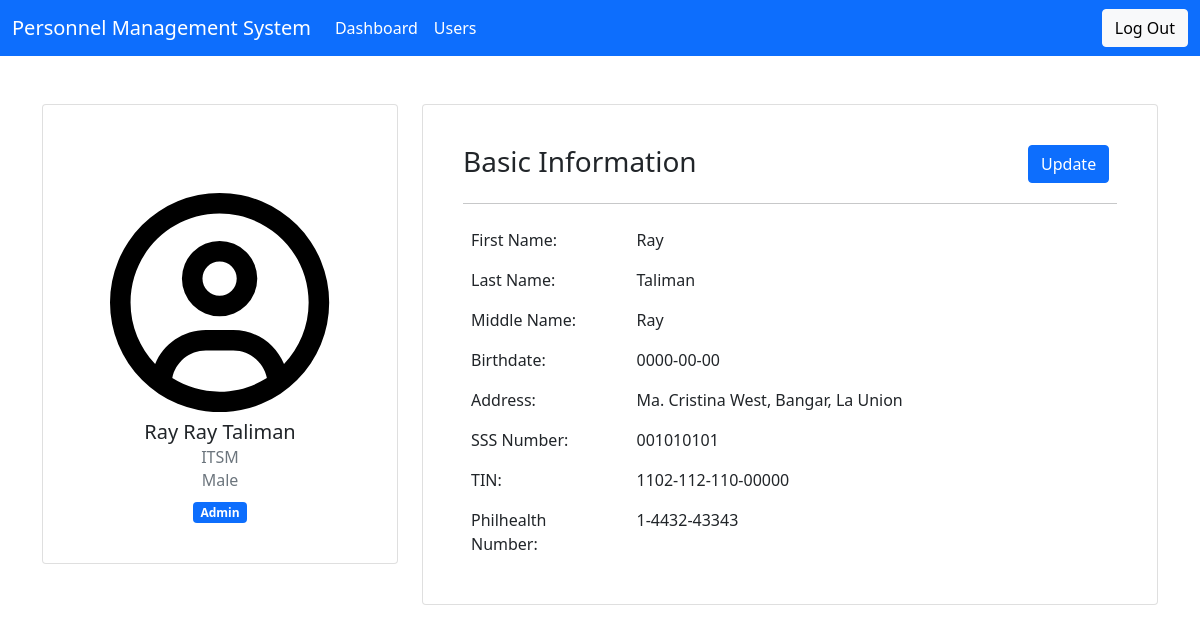
The app's page /TechnicalExam/src/dashboard.php (signed in) with its own data.
### tables this page shows
CREATE TABLE IF NOT EXISTS `userdetails` (
  `Id` int(11) NOT NULL AUTO_INCREMENT,
  `UserAccountsID` int(11) DEFAULT NULL,
  `FirstName` varchar(50) DEFAULT NULL,
  `MiddleName` varchar(50) DEFAULT NULL,
  `LastName` varchar(50) DEFAULT NULL,
  `Birthday` date DEFAULT NULL,
  `Gender` char(50) DEFAULT NULL,
  `Barangay` varchar(50) DEFAULT NULL,
  `City` varchar(50) DEFAULT NULL,
  `Province` varchar(50) DEFAULT NULL,
  `ContactNumber` text DEFAULT NULL,
  `Email` varchar(50) DEFAULT NULL,
  `DepartmentID` int(11) DEFAULT NULL,
  `SSS` varchar(50) DEFAULT NULL,
  `TIN` varchar(50) DEFAULT NULL,
  `Philhealth` varchar(50) DEFAULT NULL,
  PRIMARY KEY (`Id`)
);

CREATE TABLE IF NOT EXISTS `department` (
  `Id` int(11) NOT NULL AUTO_INCREMENT,
  `DepartmentName` varchar(50) DEFAULT NULL,
  `Description` varchar(100) DEFAULT NULL,
  PRIMARY KEY (`Id`)
);

### TechnicalExam/src/userdetails.php (the view, shortened to what this page needs)
<div class="container mt-5">
   <div class="row">
    <div class="col-4">
        <div class="card p-4">
            <div class="card-body">
                <div class="text-center mt-5">
                </div>
                <h5 class="card-title text-center mt-2">
                    <?php echo $userdetails['FirstName'] . " " .$userdetails['MiddleName'] . " " . $userdetails['LastName']; ?>
                </h5>
                <h6 class="card-subtitle mb-2 text-muted text-center">
                    <?php echo $userdetails['DepartmentName']; ?>
                </h6>
                <h6 class="card-subtitle mb-2 text-muted text-center">
                    <?php echo $userdetails['Gender']; ?>
                </h6>
                <div class="text-center">
                    <span class="badge bg-primary"><?php echo $_SESSION['Role']; ?></span>
                </div>
            </div>
        </div>
    </div>
    <div class="col-8">
        <div class="card p-4">
                <div class="card-body">
                    <div class="row">
                        <div class="col-10"><h3 class="card-title">Basic Information</h3></div>
                        <div class="col"> <button class="btn  btn-primary updatebtn">Update</button></div>
                    </div>
                    <hr>
                    <div class="row p-2">
                        <div class="col-3">First Name:</div>
                        <div class="col"><?php echo $userdetails['FirstName']; ?></div>
                    </div>
                    <div class="row p-2">
                        <div class="col-3">Last Name:</div>
                        <div class="col"><?php echo $userdetails['LastName']; ?></div>
                    </div>
                    <div class="row p-2">
                        <div class="col-3">Middle Name:</div>
                        <div class="col"><?php echo $userdetails['MiddleName']; ?></div>
                    </div>
                    <div class="row p-2">
                        <div class="col-3">Birthdate:</div>
                        <div class="col"><?php echo $userdetails['Birthday']; ?></div>
                    </div>
                    <div class="row p-2">
                        <div class="col-3">Address:</div>
                        <div class="col"><?php echo $userdetails['Barangay'] . ", " .$userdetails['City'] . ", " . $userdetails['Province']; ?></div>
                    </div>
                    <div class="row p-2">
                        <div class="col-3">SSS Number:</div>
                        <div class="col"><?php echo $userdetails['SSS']; ?></div>
                    </div>
                    <div class="row p-2">
                        <div class="col-3">TIN:</div>
                        <div class="col"> <?php echo $userdetails['TIN']; ?></div>
                    </div>
                    <div class="row p-2">
                        <div class="col-3">Philhealth Number:</div>
                        <div class="col"> <?php echo $userdetails['Philhealth']; ?></div>
                    </div>
                </div>
            </div>
        </div>
   </div>
</div>

### TechnicalExam/assets/header.php (shortened to what this page needs)
<!DOCTYPE html>
<html lang="en">
<head>
    <link href="https://cdn.jsdelivr.net/npm/bootstrap@5.0.2/dist/css/bootstrap.min.css" rel="stylesheet">
    <link rel="stylesheet" href="https://cdnjs.cloudflare.com/ajax/libs/font-awesome/6.5.1/css/all.min.css" />
</head>

### TechnicalExam/src/dashboard.php (shortened to what this page needs)
<?php
require '../assets/header.php';
require '../server.php';
$query = "SELECT * FROM userdetails LEFT JOIN department on department.Id = userdetails.DepartmentID WHERE UserAccountsID ='" . $_SESSION['UserId'] . "'";
$result = $conn->query($query);
$userdetails = mysqli_fetch_assoc($result);
if(isset($_SESSION['UserId'])){
?>
<body>
<nav class="navbar navbar-expand-lg navbar-dark bg-primary">
  <div class="container-fluid">
    <a class="navbar-brand" href="#">Personnel Management System</a>
    <div class="collapse navbar-collapse" id="navbarNav">
      <ul class="navbar-nav">
        <li class="nav-item">
          <a class="nav-link active" aria-current="page" href="#">Dashboard</a>
        </li>
        <li class="nav-item">
          <a class="nav-link active" aria-current="page" href="users.php">Users</a>
        </li>
      </ul>
    </div>
    <form class="d-flex">
      <button class="btn btn-light logoutbtn" type="submit">Log Out</button>
    </form>
  </div>
</nav>
<?php include 'userdetails.php';
?>
</body>
<?php
}
else{
 header('location: ../index.php');
}?>

### records on screen
userdetails: FirstName "Ray", MiddleName "Ray", LastName "Taliman", DepartmentID.DepartmentName "ITSM", Gender "Male", Birthday "0000-00-00", Barangay "Ma. Cristina West", City "Bangar", Province "La Union", SSS "001010101", TIN "1102-112-110-00000", Philhealth "1-4432-43343"

### other values on screen
$_SESSION['Role'] "Admin"
